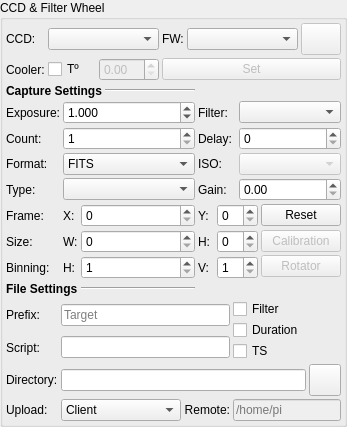
      <widget class="QGroupBox" name="CCDFWGroup">
       <property name="enabled">
        <bool>true</bool>
       </property>
       <property name="sizePolicy">
        <sizepolicy hsizetype="Preferred" vsizetype="Preferred">
         <horstretch>0</horstretch>
         <verstretch>0</verstretch>
        </sizepolicy>
       </property>
       <property name="maximumSize">
        <size>
         <width>16777215</width>
         <height>16777215</height>
        </size>
       </property>
       <property name="title">
        <string>CCD &amp;&amp; Filter Wheel</string>
       </property>
       <layout class="QGridLayout" name="gridLayout">
        <property name="leftMargin">
         <number>3</number>
        </property>
        <property name="topMargin">
         <number>3</number>
        </property>
        <property name="rightMargin">
         <number>3</number>
        </property>
        <property name="bottomMargin">
         <number>3</number>
        </property>
        <property name="spacing">
         <number>3</number>
        </property>
        <item row="0" column="0" colspan="7">
         <layout class="QGridLayout" name="gridLayout_4">
          <property name="spacing">
           <number>3</number>
          </property>
          <item row="0" column="0">
           <widget class="QLabel" name="textLabel1_6">
            <property name="toolTip">
             <string/>
            </property>
            <property name="whatsThis">
             <string/>
            </property>
            <property name="text">
             <string>CCD:</string>
            </property>
           </widget>
          </item>
          <item row="0" column="1">
           <widget class="QComboBox" name="CCDCaptureCombo"/>
          </item>
          <item row="0" column="2">
           <widget class="QLabel" name="textLabel1_5_3">
            <property name="toolTip">
             <string>Filter Wheel</string>
            </property>
            <property name="whatsThis">
             <string/>
            </property>
            <property name="text">
             <string>FW:</string>
            </property>
           </widget>
          </item>
          <item row="1" column="1">
           <layout class="QHBoxLayout" name="horizontalLayout_11">
            <property name="spacing">
             <number>3</number>
            </property>
            <item>
             <widget class="QCheckBox" name="temperatureCheck">
              <property name="toolTip">
               <string>&lt;html&gt;&lt;head/&gt;&lt;body&gt;&lt;p&gt;Enforce temperature value before capturing an image&lt;/p&gt;&lt;/body&gt;&lt;/html&gt;</string>
              </property>
              <property name="text">
               <string>Tº</string>
              </property>
              <property name="checked">
               <bool>false</bool>
              </property>
             </widget>
            </item>
            <item>
             <widget class="QLabel" name="temperatureOUT">
              <property name="minimumSize">
               <size>
                <width>0</width>
                <height>0</height>
               </size>
              </property>
              <property name="toolTip">
               <string>Current CCD temperature</string>
              </property>
              <property name="text">
               <string/>
              </property>
             </widget>
            </item>
            <item>
             <widget class="QDoubleSpinBox" name="temperatureIN">
              <property name="enabled">
               <bool>false</bool>
              </property>
              <property name="sizePolicy">
               <sizepolicy hsizetype="MinimumExpanding" vsizetype="Fixed">
                <horstretch>0</horstretch>
                <verstretch>0</verstretch>
               </sizepolicy>
              </property>
              <property name="toolTip">
               <string>Desired CCD temperature</string>
              </property>
             </widget>
            </item>
           </layout>
          </item>
          <item row="0" column="3">
           <widget class="QComboBox" name="FilterCaptureCombo">
            <property name="sizePolicy">
             <sizepolicy hsizetype="MinimumExpanding" vsizetype="Fixed">
              <horstretch>0</horstretch>
              <verstretch>0</verstretch>
             </sizepolicy>
            </property>
           </widget>
          </item>
          <item row="1" column="0">
           <widget class="QLabel" name="label">
            <property name="text">
             <string>Cooler:</string>
            </property>
           </widget>
          </item>
          <item row="0" column="4">
           <widget class="QPushButton" name="filterOffsetB">
            <property name="enabled">
             <bool>false</bool>
            </property>
            <property name="minimumSize">
             <size>
              <width>32</width>
              <height>32</height>
             </size>
            </property>
            <property name="toolTip">
             <string>Filter focus offsets</string>
            </property>
            <property name="statusTip">
             <string/>
            </property>
            <property name="text">
             <string/>
            </property>
           </widget>
          </item>
          <item row="1" column="2" colspan="3">
           <widget class="QPushButton" name="setTemperatureB">
            <property name="enabled">
             <bool>false</bool>
            </property>
            <property name="toolTip">
             <string>Set CCD temperature</string>
            </property>
            <property name="text">
             <string>Set</string>
            </property>
           </widget>
          </item>
         </layout>
        </item>
        <item row="1" column="0" colspan="3">
         <layout class="QHBoxLayout" name="horizontalLayout">
          <property name="spacing">
           <number>3</number>
          </property>
          <item>
           <widget class="QLabel" name="label_5">
            <property name="text">
             <string>&lt;b&gt;Capture Settings&lt;/b&gt;</string>
            </property>
           </widget>
          </item>
          <item>
           <widget class="Line" name="line_3">
            <property name="sizePolicy">
             <sizepolicy hsizetype="Expanding" vsizetype="Fixed">
              <horstretch>0</horstretch>
              <verstretch>0</verstretch>
             </sizepolicy>
            </property>
            <property name="orientation">
             <enum>Qt::Horizontal</enum>
            </property>
           </widget>
          </item>
         </layout>
        </item>
        <item row="2" column="0">
         <widget class="QLabel" name="exposureLabel_2">
          <property name="toolTip">
           <string>Set the exposure time in seconds for individual images, if applicable</string>
          </property>
          <property name="whatsThis">
           <string/>
          </property>
          <property name="text">
           <string>Exposure:</string>
          </property>
         </widget>
        </item>
        <item row="2" column="1" colspan="2">
         <widget class="QDoubleSpinBox" name="exposureIN">
          <property name="sizePolicy">
           <sizepolicy hsizetype="MinimumExpanding" vsizetype="Fixed">
            <horstretch>0</horstretch>
            <verstretch>0</verstretch>
           </sizepolicy>
          </property>
          <property name="decimals">
           <number>3</number>
          </property>
          <property name="minimum">
           <double>0.001000000000000</double>
          </property>
          <property name="maximum">
           <double>3600.000000000000000</double>
          </property>
          <property name="value">
           <double>1.000000000000000</double>
          </property>
         </widget>
        </item>
        <item row="2" column="3" colspan="2">
         <widget class="QLabel" name="textLabel1_2_3">
          <property name="toolTip">
           <string/>
          </property>
          <property name="whatsThis">
           <string/>
          </property>
          <property name="text">
           <string>Filter:</string>
          </property>
         </widget>
        </item>
        <item row="2" column="5" colspan="2">
         <widget class="QComboBox" name="FilterPosCombo">
          <property name="sizePolicy">
           <sizepolicy hsizetype="MinimumExpanding" vsizetype="Fixed">
            <horstretch>0</horstretch>
            <verstretch>0</verstretch>
           </sizepolicy>
          </property>
         </widget>
        </item>
        <item row="3" column="0">
         <widget class="QLabel" name="textLabel1_4">
          <property name="toolTip">
           <string>Number of images to capture</string>
          </property>
          <property name="whatsThis">
           <string/>
          </property>
          <property name="text">
           <string>Count:</string>
          </property>
         </widget>
        </item>
        <item row="3" column="1" colspan="2">
         <widget class="QSpinBox" name="countIN">
          <property name="sizePolicy">
           <sizepolicy hsizetype="MinimumExpanding" vsizetype="Fixed">
            <horstretch>0</horstretch>
            <verstretch>0</verstretch>
           </sizepolicy>
          </property>
          <property name="minimum">
           <number>1</number>
          </property>
          <property name="maximum">
           <number>999</number>
          </property>
          <property name="value">
           <number>1</number>
          </property>
         </widget>
        </item>
        <item row="3" column="3" colspan="2">
         <widget class="QLabel" name="textLabel1_8">
          <property name="toolTip">
           <string>Delay in seconds between consecutive images</string>
          </property>
          <property name="whatsThis">
           <string/>
          </property>
          <property name="text">
           <string>Delay:</string>
          </property>
         </widget>
        </item>
        <item row="3" column="5" colspan="2">
         <widget class="QSpinBox" name="delayIN">
          <property name="sizePolicy">
           <sizepolicy hsizetype="MinimumExpanding" vsizetype="Fixed">
            <horstretch>0</horstretch>
            <verstretch>0</verstretch>
           </sizepolicy>
          </property>
          <property name="maximum">
           <number>3600</number>
          </property>
         </widget>
        </item>
        <item row="4" column="0">
         <widget class="QLabel" name="label_7">
          <property name="text">
           <string>Format:</string>
          </property>
         </widget>
        </item>
        <item row="4" column="1" colspan="2">
         <widget class="QComboBox" name="transferFormatCombo">
          <property name="toolTip">
           <string>Image Transfer Format</string>
          </property>
          <item>
           <property name="text">
            <string>FITS</string>
           </property>
          </item>
          <item>
           <property name="text">
            <string>Native</string>
           </property>
          </item>
         </widget>
        </item>
        <item row="4" column="3" colspan="2">
         <widget class="QLabel" name="ISOLabel">
          <property name="text">
           <string>ISO:</string>
          </property>
          <property name="alignment">
           <set>Qt::AlignLeading|Qt::AlignLeft|Qt::AlignVCenter</set>
          </property>
         </widget>
        </item>
        <item row="4" column="5" colspan="2">
         <widget class="QComboBox" name="ISOCombo">
          <property name="enabled">
           <bool>false</bool>
          </property>
          <property name="sizePolicy">
           <sizepolicy hsizetype="MinimumExpanding" vsizetype="Fixed">
            <horstretch>0</horstretch>
            <verstretch>0</verstretch>
           </sizepolicy>
          </property>
          <property name="toolTip">
           <string>ISO settings</string>
          </property>
         </widget>
        </item>
        <item row="5" column="0">
         <widget class="QLabel" name="textLabel1_17">
          <property name="toolTip">
           <string/>
          </property>
          <property name="whatsThis">
           <string/>
          </property>
          <property name="text">
           <string>Type:</string>
          </property>
         </widget>
        </item>
        <item row="5" column="1" colspan="2">
         <widget class="QComboBox" name="frameTypeCombo">
          <property name="sizePolicy">
           <sizepolicy hsizetype="MinimumExpanding" vsizetype="Fixed">
            <horstretch>0</horstretch>
            <verstretch>0</verstretch>
           </sizepolicy>
          </property>
         </widget>
        </item>
        <item row="5" column="3" colspan="2">
         <widget class="QLabel" name="gainLabel">
          <property name="text">
           <string>Gain:</string>
          </property>
         </widget>
        </item>
        <item row="5" column="5" colspan="2">
         <widget class="QDoubleSpinBox" name="gainIN"/>
        </item>
        <item row="6" column="0">
         <widget class="QLabel" name="textLabel1_12">
          <property name="toolTip">
           <string/>
          </property>
          <property name="whatsThis">
           <string/>
          </property>
          <property name="text">
           <string>Frame:</string>
          </property>
         </widget>
        </item>
        <item row="6" column="1">
         <widget class="QLabel" name="textLabel1_13">
          <property name="toolTip">
           <string/>
          </property>
          <property name="whatsThis">
           <string/>
          </property>
          <property name="text">
           <string>X:</string>
          </property>
         </widget>
        </item>
        <item row="6" column="2">
         <widget class="QSpinBox" name="frameXIN">
          <property name="sizePolicy">
           <sizepolicy hsizetype="Expanding" vsizetype="Fixed">
            <horstretch>0</horstretch>
            <verstretch>0</verstretch>
           </sizepolicy>
          </property>
         </widget>
        </item>
        <item row="6" column="3">
         <widget class="QLabel" name="textLabel1_14">
          <property name="toolTip">
           <string/>
          </property>
          <property name="whatsThis">
           <string/>
          </property>
          <property name="text">
           <string>Y:</string>
          </property>
         </widget>
        </item>
        <item row="6" column="4" colspan="2">
         <widget class="QSpinBox" name="frameYIN">
          <property name="sizePolicy">
           <sizepolicy hsizetype="Expanding" vsizetype="Fixed">
            <horstretch>0</horstretch>
            <verstretch>0</verstretch>
           </sizepolicy>
          </property>
         </widget>
        </item>
        <item row="6" column="6">
         <widget class="QPushButton" name="resetFrameB">
          <property name="sizePolicy">
           <sizepolicy hsizetype="Minimum" vsizetype="Fixed">
            <horstretch>0</horstretch>
            <verstretch>0</verstretch>
           </sizepolicy>
          </property>
          <property name="minimumSize">
           <size>
            <width>0</width>
            <height>0</height>
           </size>
          </property>
          <property name="maximumSize">
           <size>
            <width>16777215</width>
            <height>16777215</height>
           </size>
          </property>
          <property name="toolTip">
           <string>Reset CCD frame &amp; size values to default values</string>
          </property>
          <property name="text">
           <string>Reset</string>
          </property>
          <property name="iconSize">
           <size>
            <width>16</width>
            <height>16</height>
           </size>
          </property>
         </widget>
        </item>
        <item row="7" column="0">
         <widget class="QLabel" name="textLabel1_19">
          <property name="toolTip">
           <string/>
          </property>
          <property name="whatsThis">
           <string/>
          </property>
          <property name="text">
           <string>Size:</string>
          </property>
         </widget>
        </item>
        <item row="7" column="1">
         <widget class="QLabel" name="textLabel1_15">
          <property name="toolTip">
           <string/>
          </property>
          <property name="whatsThis">
           <string/>
          </property>
          <property name="text">
           <string>W:</string>
          </property>
         </widget>
        </item>
        <item row="7" column="2">
         <widget class="QSpinBox" name="frameWIN">
          <property name="sizePolicy">
           <sizepolicy hsizetype="Expanding" vsizetype="Fixed">
            <horstretch>0</horstretch>
            <verstretch>0</verstretch>
           </sizepolicy>
          </property>
          <property name="maximum">
           <number>99</number>
          </property>
         </widget>
        </item>
        <item row="7" column="3">
         <widget class="QLabel" name="textLabel1_16">
          <property name="toolTip">
           <string/>
          </property>
          <property name="whatsThis">
           <string/>
          </property>
          <property name="text">
           <string>H:</string>
          </property>
         </widget>
        </item>
        <item row="7" column="4" colspan="2">
         <widget class="QSpinBox" name="frameHIN">
          <property name="sizePolicy">
           <sizepolicy hsizetype="Expanding" vsizetype="Fixed">
            <horstretch>0</horstretch>
            <verstretch>0</verstretch>
           </sizepolicy>
          </property>
         </widget>
        </item>
        <item row="7" column="6" rowspan="2">
         <layout class="QVBoxLayout" name="verticalLayout_3">
          <property name="spacing">
           <number>3</number>
          </property>
          <item>
           <widget class="QPushButton" name="calibrationB">
            <property name="enabled">
             <bool>false</bool>
            </property>
            <property name="sizePolicy">
             <sizepolicy hsizetype="Minimum" vsizetype="Fixed">
              <horstretch>0</horstretch>
              <verstretch>0</verstretch>
             </sizepolicy>
            </property>
            <property name="minimumSize">
             <size>
              <width>22</width>
              <height>22</height>
             </size>
            </property>
            <property name="maximumSize">
             <size>
              <width>16777215</width>
              <height>16777215</height>
             </size>
            </property>
            <property name="toolTip">
             <string>Dark &amp; Flat frames automatic calibration options</string>
            </property>
            <property name="text">
             <string>Calibration</string>
            </property>
            <property name="iconSize">
             <size>
              <width>16</width>
              <height>16</height>
             </size>
            </property>
           </widget>
          </item>
          <item>
           <widget class="QPushButton" name="rotatorB">
            <property name="enabled">
             <bool>false</bool>
            </property>
            <property name="toolTip">
             <string>Rotator Control</string>
            </property>
            <property name="text">
             <string>Rotator</string>
            </property>
           </widget>
          </item>
         </layout>
        </item>
        <item row="8" column="0">
         <widget class="QLabel" name="textLabel1_9">
          <property name="toolTip">
           <string>Horizontal and Vertical binning</string>
          </property>
          <property name="whatsThis">
           <string/>
          </property>
          <property name="text">
           <string>Binning:</string>
          </property>
         </widget>
        </item>
        <item row="8" column="1">
         <widget class="QLabel" name="textLabel1_10">
          <property name="toolTip">
           <string/>
          </property>
          <property name="whatsThis">
           <string/>
          </property>
          <property name="text">
           <string>H:</string>
          </property>
         </widget>
        </item>
        <item row="8" column="2">
         <widget class="QSpinBox" name="binXIN">
          <property name="sizePolicy">
           <sizepolicy hsizetype="MinimumExpanding" vsizetype="Fixed">
            <horstretch>0</horstretch>
            <verstretch>0</verstretch>
           </sizepolicy>
          </property>
          <property name="toolTip">
           <string>Horizontal binning</string>
          </property>
          <property name="minimum">
           <number>1</number>
          </property>
          <property name="maximum">
           <number>10</number>
          </property>
          <property name="value">
           <number>1</number>
          </property>
         </widget>
        </item>
        <item row="8" column="3">
         <widget class="QLabel" name="textLabel1_11">
          <property name="toolTip">
           <string/>
          </property>
          <property name="whatsThis">
           <string/>
          </property>
          <property name="text">
           <string>V:</string>
          </property>
         </widget>
        </item>
        <item row="8" column="4" colspan="2">
         <widget class="QSpinBox" name="binYIN">
          <property name="sizePolicy">
           <sizepolicy hsizetype="MinimumExpanding" vsizetype="Fixed">
            <horstretch>0</horstretch>
            <verstretch>0</verstretch>
           </sizepolicy>
          </property>
          <property name="toolTip">
           <string>Vertical binning</string>
          </property>
          <property name="minimum">
           <number>1</number>
          </property>
          <property name="maximum">
           <number>10</number>
          </property>
          <property name="value">
           <number>1</number>
          </property>
         </widget>
        </item>
        <item row="9" column="0" colspan="3">
         <layout class="QHBoxLayout" name="horizontalLayout_4">
          <property name="spacing">
           <number>3</number>
          </property>
          <item>
           <widget class="QLabel" name="label_6">
            <property name="text">
             <string>&lt;b&gt;File Settings&lt;/b&gt;</string>
            </property>
           </widget>
          </item>
          <item>
           <widget class="Line" name="line_4">
            <property name="sizePolicy">
             <sizepolicy hsizetype="Expanding" vsizetype="Fixed">
              <horstretch>0</horstretch>
              <verstretch>0</verstretch>
             </sizepolicy>
            </property>
            <property name="orientation">
             <enum>Qt::Horizontal</enum>
            </property>
           </widget>
          </item>
         </layout>
        </item>
        <item row="10" column="0" colspan="7">
         <layout class="QGridLayout" name="gridLayout_3">
          <property name="spacing">
           <number>3</number>
          </property>
          <item row="3" column="2">
           <widget class="QLabel" name="label_2">
            <property name="toolTip">
             <string>When storing images on remote devices, specify the directory where captured images are saved to.</string>
            </property>
            <property name="text">
             <string>Remote:</string>
            </property>
            <property name="alignment">
             <set>Qt::AlignRight|Qt::AlignTrailing|Qt::AlignVCenter</set>
            </property>
           </widget>
          </item>
          <item row="3" column="3" colspan="2">
           <widget class="QLineEdit" name="remoteDirIN">
            <property name="enabled">
             <bool>false</bool>
            </property>
            <property name="placeholderText">
             <string>/home/pi</string>
            </property>
           </widget>
          </item>
          <item row="1" column="0">
           <widget class="QLabel" name="label_3">
            <property name="toolTip">
             <string>Post-capture script to be executed after an image is captured. The capture sequence is resumed when the script is executed successfully.</string>
            </property>
            <property name="text">
             <string>Script:</string>
            </property>
           </widget>
          </item>
          <item row="1" column="1" colspan="2">
           <widget class="QLineEdit" name="postCaptureScriptIN"/>
          </item>
          <item row="3" column="1">
           <widget class="QComboBox" name="uploadModeCombo">
            <property name="sizePolicy">
             <sizepolicy hsizetype="Expanding" vsizetype="Fixed">
              <horstretch>0</horstretch>
              <verstretch>0</verstretch>
             </sizepolicy>
            </property>
            <item>
             <property name="text">
              <string>Client</string>
             </property>
            </item>
            <item>
             <property name="text">
              <string>Local</string>
             </property>
            </item>
            <item>
             <property name="text">
              <string>Both</string>
             </property>
            </item>
           </widget>
          </item>
          <item row="2" column="0">
           <widget class="QLabel" name="textLabel1_18">
            <property name="toolTip">
             <string>Local directory to save sequence images</string>
            </property>
            <property name="whatsThis">
             <string/>
            </property>
            <property name="text">
             <string>Directory:</string>
            </property>
           </widget>
          </item>
          <item row="0" column="1" colspan="2">
           <widget class="QLineEdit" name="prefixIN">
            <property name="placeholderText">
             <string>Target</string>
            </property>
           </widget>
          </item>
          <item row="0" column="0">
           <widget class="QLabel" name="textLabel1_7">
            <property name="toolTip">
             <string>&lt;p&gt;Prefix is used to generate file names ( e.g. M42_HA_240_secs_001.fits)&lt;/p&gt;
&lt;ul&gt;
&lt;li&gt;&lt;strong&gt;Target&lt;/strong&gt;: Target Name (e.g. M42)&lt;/li&gt;
&lt;li&gt;&lt;strong&gt;Filter&lt;/strong&gt;: When using a filter wheel, the filter name is appended to the file name (e.g. HA)&lt;/li&gt;
&lt;li&gt;&lt;strong&gt;Duration&lt;/strong&gt;: Capture duration is appended to the file name (e.g. 240_secs)&lt;/li&gt;
&lt;li&gt;&lt;strong&gt;TS&lt;/strong&gt;: ISO 8601 timestamp is appended to the file name (e.g. 2016-10-20T22:42:10)&lt;/li&gt;
&lt;/ul&gt;</string>
            </property>
            <property name="whatsThis">
             <string/>
            </property>
            <property name="text">
             <string>Prefix:</string>
            </property>
           </widget>
          </item>
          <item row="3" column="0">
           <widget class="QLabel" name="label_4">
            <property name="toolTip">
             <string>&lt;p&gt;Select how captured images are uploaded:&lt;/p&gt;
&lt;ol&gt;
&lt;li&gt;&lt;strong&gt;Client&lt;/strong&gt;: Captured images are only uploaded to Ekos.&lt;/li&gt;
&lt;li&gt;&lt;strong&gt;Local&lt;/strong&gt;: Captured images are only saved locally on the remote computer.&lt;/li&gt;
&lt;li&gt;&lt;strong&gt;Both&lt;/strong&gt;: Captured images are saved on remote device &lt;b&gt;and&lt;/b&gt; uploaded to Ekos.&lt;/li&gt;
&lt;/ol&gt;
&lt;p&gt;When selecting &lt;i&gt;Local&lt;/i&gt; or &lt;i&gt;Both&lt;/i&gt;, you must specify the remote directory where the remote images are saved to. By default, all captured images are uploaded to Ekos.</string>
            </property>
            <property name="text">
             <string>Upload:</string>
            </property>
           </widget>
          </item>
          <item row="0" column="3" rowspan="2" colspan="2">
           <layout class="QVBoxLayout" name="verticalLayout_2">
            <property name="spacing">
             <number>1</number>
            </property>
            <item>
             <widget class="QCheckBox" name="filterCheck">
              <property name="toolTip">
               <string>Append the active filter slot to the prefix</string>
              </property>
              <property name="text">
               <string>Filter</string>
              </property>
             </widget>
            </item>
            <item>
             <widget class="QCheckBox" name="expDurationCheck">
              <property name="toolTip">
               <string>Append the expose duration to the prefix</string>
              </property>
              <property name="text">
               <string>Duration</string>
              </property>
             </widget>
            </item>
            <item>
             <widget class="QCheckBox" name="ISOCheck">
              <property name="toolTip">
               <string>Append time stamp to the prefix</string>
              </property>
              <property name="text">
               <string>TS</string>
              </property>
              <property name="checked">
               <bool>false</bool>
              </property>
             </widget>
            </item>
           </layout>
          </item>
          <item row="2" column="4">
           <widget class="QPushButton" name="selectFITSDirB">
            <property name="sizePolicy">
             <sizepolicy hsizetype="Fixed" vsizetype="Fixed">
              <horstretch>0</horstretch>
              <verstretch>0</verstretch>
             </sizepolicy>
            </property>
            <property name="minimumSize">
             <size>
              <width>32</width>
              <height>32</height>
             </size>
            </property>
            <property name="maximumSize">
             <size>
              <width>32</width>
              <height>32</height>
             </size>
            </property>
            <property name="text">
             <string/>
            </property>
           </widget>
          </item>
          <item row="2" column="1" colspan="3">
           <widget class="QLineEdit" name="fitsDir"/>
          </item>
         </layout>
        </item>
       </layout>
      </widget>
